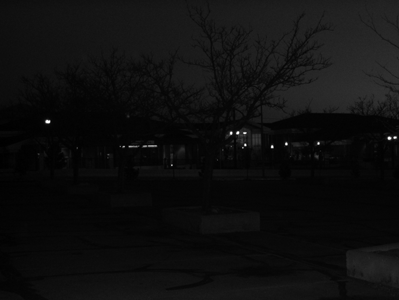
#> input picture semana 3/university.png, 399 x 300 px
$ python Eq_histogram.py
#> lines starting #> are read from the running program, lines starting #| are printed output that depends on the picture
import cv2
import numpy as np
from matplotlib import pyplot as plt
import time

img = cv2.imread('university.png',0)
#> img is the input picture: shape (300, 399); min 0, max 255, mean 14.8
#img = cv2.cvtColor(imc, cv2.COLOR_BGR2GRAY)

#img=cv2.imread('lowcontrastcolor.jpg',cv2.IMREAD_GRAYSCALE)

hist,bins = np.histogram(img.flatten(),256,[0,256])
#> hist = 256 values, max 10624 at index 6, min 0 at index 66, mean 467.6; bins = 257 values from 0 to 256
cdf = hist.cumsum()
#> cdf = 256 values from 60 to 119700
cdf_normalized = cdf * hist.max()/ cdf.max()
#> cdf_normalized = 256 values from 5.33 to 10624
plt.subplot(221)
plt.plot(cdf_normalized, color = 'b')
plt.hist(img.flatten(),256,[0,256], color = 'r')
plt.xlim([0,256])
plt.legend(('cdf','histograma'), loc = 'upper left')

cdf_m = np.ma.masked_equal(cdf,0)
cdf_m = (cdf_m - cdf_m.min())*255/(cdf_m.max()-cdf_m.min())
cdf = np.ma.filled(cdf_m,0).astype('uint8')
#> cdf = 256 values from 0 to 255
img2 = cdf[img]
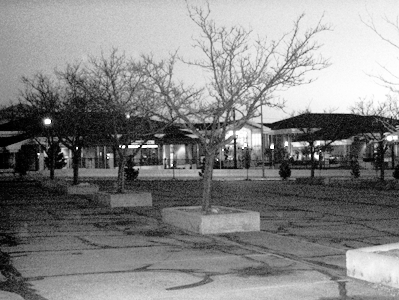
#> img2: shape (300, 399); min 0, max 255, mean 132.1

hist,bins = np.histogram(img2.flatten(),256,[0,256])
#> hist = 256 values, max 10624 at index 68, min 0 at index 1, mean 467.6
cdf = hist.cumsum()
#> cdf = 256 values from 428 to 119700
cdf_normalized = cdf * hist.max()/ cdf.max()
#> cdf_normalized = 256 values from 37.99 to 10624
plt.subplot(222)
plt.plot(cdf_normalized, color = 'b')
plt.hist(img2.flatten(),256,[0,256], color = 'r')
plt.xlim([0,256])
plt.legend(('cdf','histograma'), loc = 'upper left')
plt.subplot(223),plt.imshow(img,'gray'),plt.title('Original')
plt.xticks([]), plt.yticks([])
plt.subplot(224),plt.imshow(img2,'gray'),plt.title('Equalized')
plt.xticks([]), plt.yticks([])
plt.show()
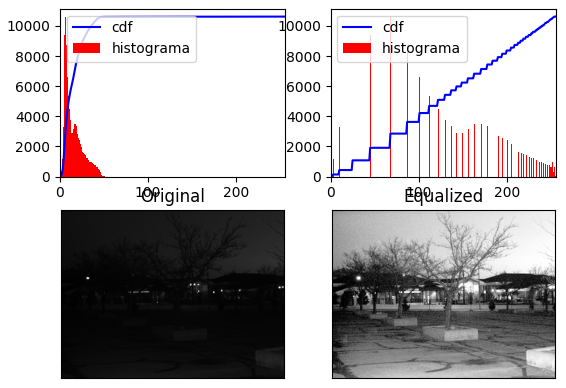
#> figure drawn by matplotlib, 4 panels; panel 1: tallest bar 10624 high, from x = 6 to 7; panel 1: curve peaks at x = 255, y = 10624; panel 2: tallest bar 10624 high, from x = 68 to 69; panel 2: curve peaks at x = 255, y = 10624

$ run again, with semana 3/lowcontrastcolor2.jpg saved as semana 3/university.png
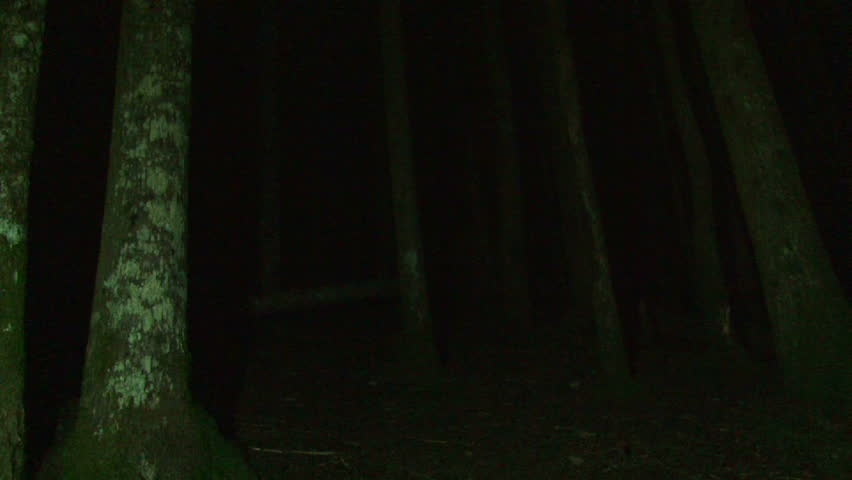
#> input picture semana 3/lowcontrastcolor2.jpg, 852 x 480 px
#> `hist,bins = np.histogram(img.flatten(),256,[0,256])`: hist = 256 values, max 80384 at index 8, min 0 at index 1, mean 1597.5; bins = 257 values from 0 to 256
#> `cdf = hist.cumsum()`: cdf = 256 values from 3 to 408960
#> `cdf_normalized = cdf * hist.max()/ cdf.max()`: cdf_normalized = 256 values from 0.59 to 80384
#> `cdf = np.ma.filled(cdf_m,0).astype('uint8')`: cdf = 256 values from 0 to 255
#> `img2 = cdf[img]`:
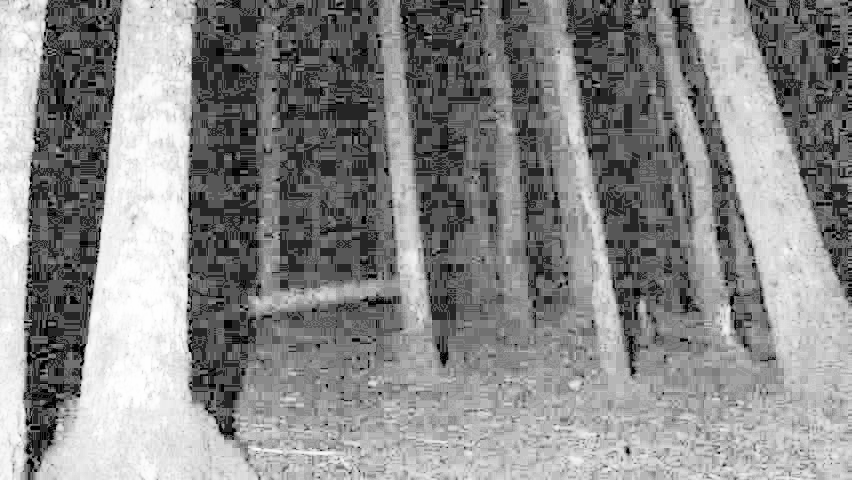
#> img2: shape (480, 852); min 0, max 255, mean 137.5
#> `hist,bins = np.histogram(img2.flatten(),256,[0,256])`: hist = 256 values, max 80384 at index 87, min 0 at index 1, mean 1597.5
#> `cdf = hist.cumsum()`: cdf = 256 values from 1600 to 408960
#> `cdf_normalized = cdf * hist.max()/ cdf.max()`: cdf_normalized = 256 values from 314.5 to 80384
#> `plt.show()`:
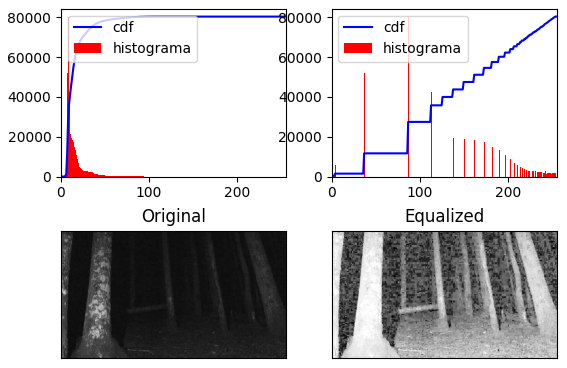
#> figure drawn by matplotlib, 4 panels; panel 1: tallest bar 80384 high, from x = 8 to 9; panel 1: curve peaks at x = 123, y = 80384; panel 2: tallest bar 80384 high, from x = 87 to 88; panel 2: curve peaks at x = 255, y = 80384
